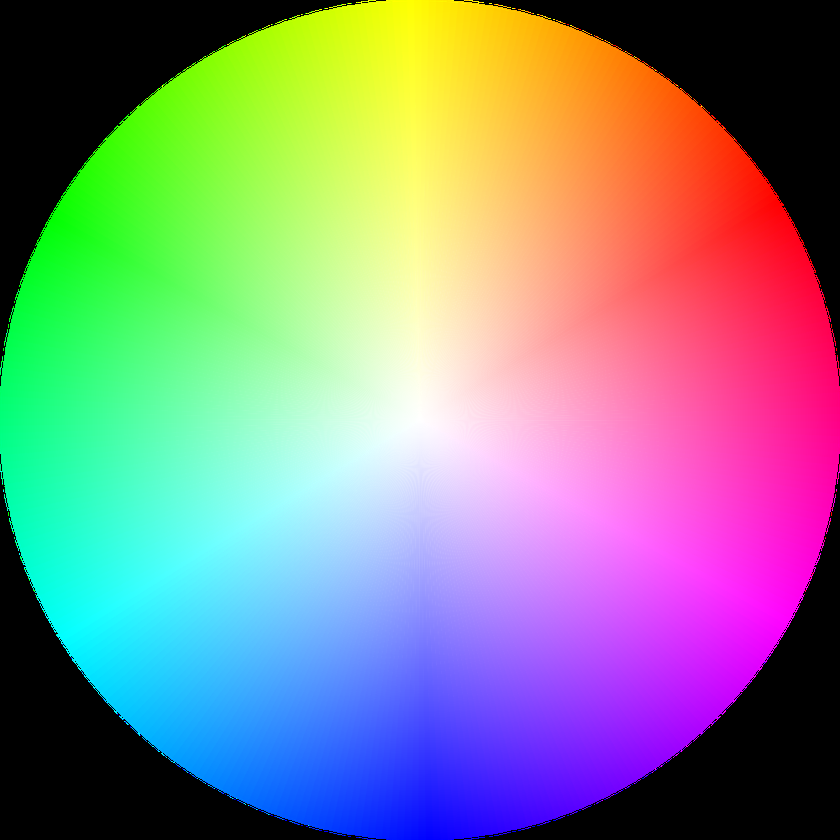
#> input picture src/microfading/colour_circle.png, 840 x 840 px, shrunk from 1000 x 1000 before the run
$ python -i plotting.py   (imports and definitions only)
#> lines starting #> are read from the running program, lines starting #| are printed output that depends on the picture
import matplotlib.patches
import pandas as pd
import numpy as np
import matplotlib
import matplotlib.pyplot as plt
import seaborn as sns
import colour
from typing import Optional, Union
import imageio
from pathlib import Path
from scipy.signal import savgol_filter
import os
import random

####### DEFINE GENERAL PARAMETERS #######

plt.rcParams["font.family"] = "serif"
D65 = colour.CCS_ILLUMINANTS["cie_10_1964"]["D65"]

labels_eq = {
    'dE76': r'$\Delta E_{ab}$',
    'dE94': r'$\Delta E_{94}$',
    'dE00': r'$\Delta E_{00}$',
    'dR_vis': r'$\Delta R_{vis}$',
    'dL*' : r'$\Delta L^*$',
    'da*' : r'$\Delta a^*$',
    'db*' : r'$\Delta b^*$',
    'dC*' : r'$\Delta C^*$',
    'dh' : r'$\Delta h$',
    'L*' : r'$L^*$',
    'a*' : r'$a^*$',
    'b*' : r'$b^*$',
    'C*' : r'$C^*$',
    'h' : r'$h$',
    'Hv': 'Exposure dose $H_v$ (Mlxh)',
    'He': 'Radiant Exposure $H_e$ (MJ/m²)',
    't' : 'Exposure duration (seconds)'
}


x_labels = {
    'Hv': 'Exposure dose $H_v$ (Mlxh)',
    'He': 'Radiant Exposure $H_e$ ($MJ/m^2$)',
    't': 'Exposure duration (sec)',
    't_s': 'Exposure duration (sec)',
    't_m': 'Exposure duration (min)'
}

x_labels_short = {
    'Hv': '$H_v$ (Mlxh)',
    'He': '$H_e$ ($MJ/m^2$)',
    't': '$t$ (sec)',
    't_s': '$t$ (sec)',
    't_m': '$t$ (min)'
}


ls_dic = {
        'dE76': '--',
        'dE00': '-',
        'dE94': ':',
        'dR_vis': '-.',
        'L*' : '--',
        'a*' : ':',
        'b*' : '-.',
        'C*' : '-.',
        'h' : ':',
        'dL*' : '-.',
        'da*' : '--',
        'db*' : '-.',
        'dC*' : ':',
        'dh' : '-',
        'none' : '-',
    }


lw_dic = {
        'dE76': 2,
        'dE00': 3,
        'dE94': 1,
        'dR_vis': 2,
        'L*' : 2,
        'a*' : 2,
        'b*' : 2,
        'C*' : 1,
        'h' : 1,
        'dL*' : 2,
        'da*' : 2,
        'db*' : 2,
        'dC*' : 1,
        'dh' : 1,
        'none' : 2,
    }


colors_dic = {
        'dE76': 'limegreen',
        'dE00': 'blue',
        'dE94': 'yellow',
        'dR_vis': 'green',
        'dL*': 'b',
        'da*': 'red',
        'db*': 'orange',
        'dC*' : 'brown',
        'dh' : 'grey',
        'L*' : 'b',
        'a*' : 'red',
        'b*' : 'orange',
        'C*' : 'grey',
        'h' : 'brown',
        'none' : 'k',
    }


####### THE FUNCTIONS #######

# [16 lines left out: function bars, not called in this run]


def BWSE(data, frequency=False, bins=[1,2,3,4,5], figsize=(10,10), colors:Union[str, list] = None, fontsize=24, title=None, title_fontsize=24, rotate_xlabels:Optional[int] = 0, position_xlabels:Optional[str] = 'center', save=False, path_fig='cwd'):

    # set the aesthetics of the figure
    sns.set_theme(font='serif', style='darkgrid', context='paper', palette='colorblind', font_scale=1)

    # create the figure
    fig, ax = plt.subplots(1,1, figsize=figsize)

    if frequency:

        ax.hist(data[1], bins=bins, align='left')

        ax.set_xlabel('BWS', fontsize=fontsize)
        ax.set_ylabel('Number of MFT analyses', fontsize=fontsize)


        ax.set_xticks(bins)

    else:

        measurement_ids = data[0]
        measurement_values = data[1]
        objects = sorted(set([x.split('.')[1] for x in measurement_ids]))

        colors = [[x] for x in colors]
        df_data = pd.DataFrame({'MeasurementID': measurement_ids, 'Value': measurement_values, 'Color': colors})

        # Extract object IDs and measurement IDs
        df_data['ObjectID'] = df_data['MeasurementID'].apply(lambda x: x.split('.')[1])
        df_data['MeasID'] = df_data['MeasurementID'].apply(lambda x: x.split('.')[2])


        i = 1
        x_ticks = []
        labels = []

        for obj in objects:
            obj_meas = df_data.query(f'ObjectID == "{obj}"')
            bwse_values = obj_meas['Value'].values
            meas_ids = obj_meas['MeasID'].values
            srgb_values = obj_meas['Color'].values

            labels_obj = []
            N = len(meas_ids)
            obj_tick = str(int(np.cumsum(np.arange(1,1+N))[-1] / N)).zfill(2)

            for ID, value, srgb in zip(meas_ids, bwse_values, srgb_values):

                ax.bar(i, value, width=1, color=srgb[0], ec="none")

                labels_obj.append(str(ID))
                x_ticks.append(i)
                i = i + 1

            labels_obj = list(map(lambda x: x.replace((obj_tick), f'{obj_tick}\n{obj}'), labels_obj))
            labels.append(labels_obj)

            ax.bar(i, 0)
            labels.append([''])
            i = i + 1
            x_ticks.append(i)

        # Define the labels for x-axis ticks
        labels = [x for xs in labels for x in xs]
        print(labels)
        # Add labels, title, and legend
        ax.set_xlabel('Analyses numbers per object', fontsize=fontsize)
        ax.set_ylabel('BWSE values', fontsize=fontsize)

        # Set the x-ticks and xlabels
        ax.set_xticks(x_ticks)
        ax.set_xticklabels(labels)

        # Display the legend
        handles, labels = ax.get_legend_handles_labels()
        unique = [(h, l) for i, (h, l) in enumerate(zip(handles, labels)) if l not in labels[:i]]
        ax.legend(*zip(*unique),fontsize=fontsize-4)


    # Set the title
    ax.set_title(title, fontsize=title_fontsize)

    # Set the size of the axis-ticklabels
    ax.xaxis.set_tick_params(labelsize=fontsize)
    ax.yaxis.set_tick_params(labelsize=fontsize)


    ax.xaxis.grid() # horizontal lines only

    plt.tight_layout()

    # Save the figure
    if save == True:
        if path_fig == 'cwd':
            path_fig = f'{os.getcwd()}/BWSE.png'

        fig.savefig(path_fig,dpi=300, facecolor='white')

    # Display the figure
    plt.show()


# [1547 lines left out: functions CIELAB, coordinates, delta, spectra, swatches_circle, swatches_rectangle, not called in this run]

>>> import cv2
>>> picture = cv2.imread('colour_circle.png', cv2.IMREAD_GRAYSCALE)
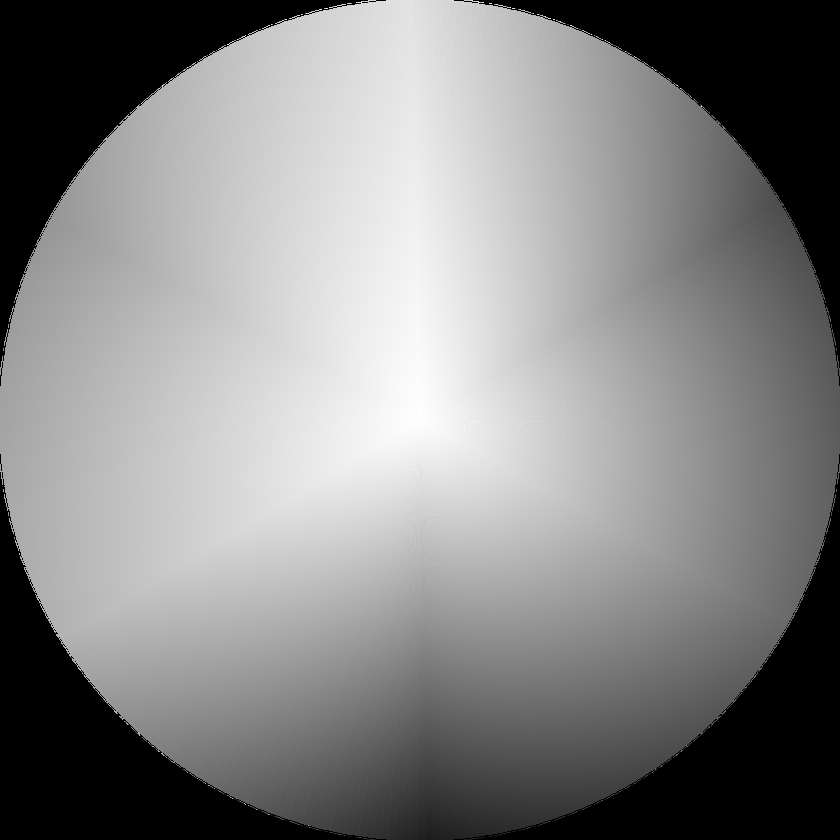
#> picture: shape (840, 840); min 0, max 255, mean 133.9
>>> result = BWSE(picture)
#> in BWSE, `measurement_ids = data[0]`: measurement_ids = 840 values, max 225 at index 368, min 0 at index 0, mean 22.16
#> in BWSE, `measurement_values = data[1]`: measurement_values = 840 values, max 226 at index 401, min 0 at index 0, mean 26.85
#> (the run stopped early here; a loop or call above may not have finished)
